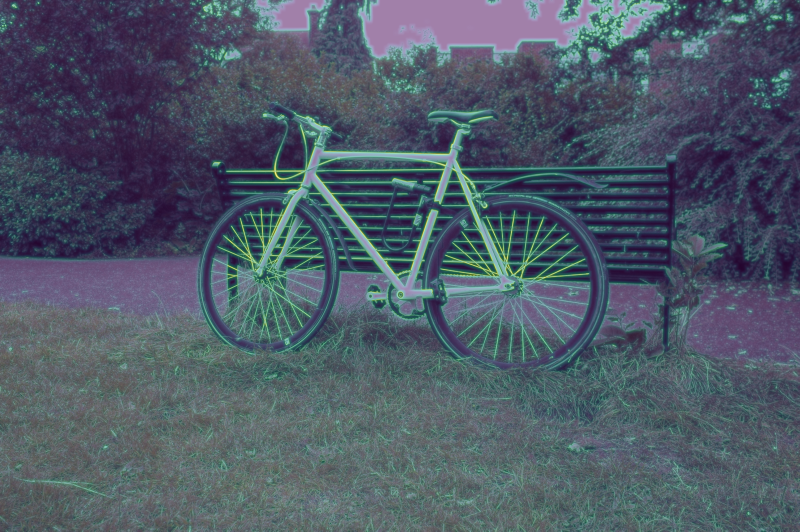
#> input picture paper_experiments/08_mass_aware_vis/mass_aware_overlay.png, 1600 x 1063 px (shown at 1/2 size)
$ python -i visualize_mass_aware.py   (imports and definitions only)
#> lines starting #> are read from the running program, lines starting #| are printed output that depends on the picture
"""
Mass-Aware Densification Visualization Script for GlowGS Paper

Creates an intuitive visualization showing mass-aware weight distribution
overlaid on a rendered image.

Key insight: We use RENDERED image + edge/gradient information as a proxy
for mass-aware weights since actual screen-space radii require full rendering pipeline.

Regions with:
- High gradient + varying opacity → HIGH weight (thin structures like spokes)
- Low gradient + high opacity → LOW weight (large solid regions like ground)

Black & white or heatmap overlay, no title, no legend - suitable for method figure.

Usage:
    python paper_experiments/07_mass_aware/visualize_mass_aware.py
"""

import os
import sys
sys.path.insert(0, os.path.dirname(os.path.dirname(os.path.dirname(os.path.abspath(__file__)))))

import numpy as np
from PIL import Image
from scipy.ndimage import gaussian_filter, sobel
import matplotlib.pyplot as plt
import matplotlib
# [1 line not run here, left out]


def compute_mass_aware_proxy(image_np):
    """
    Compute a proxy for mass-aware weight distribution from a 2D image.

    The key insight of mass-aware densification:
    - High weight for THIN structures (high local gradient, small "radius")
    - Low weight for LARGE solid regions (low gradient, large "radius")

    We approximate this using image gradients:
    - Edge regions → small Gaussians → high weight
    - Flat regions → large Gaussians → low weight (mass penalty)

    Args:
        image_np: [H, W, 3] RGB image in [0, 1]

    Returns:
        weight_map: [H, W] mass-aware weight proxy
        edge_map: [H, W] edge strength
        flatness_map: [H, W] flatness (inverse of edge)
    """
    # Convert to grayscale
    gray = 0.299 * image_np[:,:,0] + 0.587 * image_np[:,:,1] + 0.114 * image_np[:,:,2]

    # Compute edge strength using Sobel
    gx = sobel(gray, axis=1)
    gy = sobel(gray, axis=0)
    edge_mag = np.sqrt(gx**2 + gy**2)

    # Normalize edge to [0, 1]
    edge_norm = (edge_mag - edge_mag.min()) / (edge_mag.max() - edge_mag.min() + 1e-6)

    # Compute local variance as another edge indicator (captures texture)
    from scipy.ndimage import uniform_filter
    local_mean = uniform_filter(gray, size=11)
    local_sqr_mean = uniform_filter(gray**2, size=11)
    local_var = np.maximum(local_sqr_mean - local_mean**2, 0)
    local_std = np.sqrt(local_var)
    local_std_norm = (local_std - local_std.min()) / (local_std.max() - local_std.min() + 1e-6)

    # Combine edge and texture for "detail score"
    detail_score = 0.6 * edge_norm + 0.4 * local_std_norm

    # Mass-aware weight proxy:
    # - Detail regions (edges, texture): HIGH weight → visibility boost dominates
    # - Flat regions (ground, sky): LOW weight → mass penalty dominates
    #
    # Formula interpretation:
    # - In real mass-aware: weight = sqrt(α) / (1 + α*r/τ)
    # - Thin structures: small r → weight ≈ sqrt(α) → high
    # - Large blobs: large r → weight ≈ sqrt(α)/(α*r/τ) → low
    # - Detail score is a proxy for 1/r (inverse of Gaussian size)

    weight_map = detail_score ** 0.8  # Slight gamma for better contrast

    # Smooth slightly for cleaner visualization
    weight_map = gaussian_filter(weight_map, sigma=1)

    return weight_map, edge_norm, 1.0 - edge_norm


def create_heatmap_overlay(image_np, weight_map, alpha=0.6):
    """
    Create a heatmap overlay on the original image.

    Using Nature/Science style colormap (viridis):
    - Low weight → Dark purple/blue
    - High weight → Bright yellow/green
    """
    # Normalize weight to [0, 1]
    w_norm = (weight_map - weight_map.min()) / (weight_map.max() - weight_map.min() + 1e-6)

    # Use viridis colormap (Nature/Science standard, perceptually uniform)
    cmap = plt.cm.viridis
    heatmap = cmap(w_norm)[:, :, :3]  # [H, W, 3] RGB

    # Blend with original image
    overlay = (1 - alpha) * image_np + alpha * heatmap
    overlay = np.clip(overlay, 0, 1)

    return overlay, heatmap


def visualize_mass_aware(image_path, output_dir, image_size=None):
    """
    Generate Mass-Aware weight visualization overlaid on rendered image.
    """
#> called with image_path = 'mass_aware_overlay.png', output_dir = 'out.png'
    os.makedirs(output_dir, exist_ok=True)

    # Load image
    img = Image.open(image_path).convert('RGB')
#> img is the input picture: PIL image 1600x1063 RGB; mean R, G, B 77.8, 89.2, 102.4

    # Optionally resize for faster processing
    if image_size is not None:
        # Maintain aspect ratio
        w, h = img.size
        scale = image_size / max(w, h)
        new_w, new_h = int(w * scale), int(h * scale)
        img = img.resize((new_w, new_h), Image.LANCZOS)

    img_np = np.array(img).astype(np.float32) / 255.0

    print(f"Processing image: {image_path}")
    print(f"Image shape: {img_np.shape}")
#| Image shape: (1063, 1600, 3)

    # Compute mass-aware weight proxy
    print("Computing mass-aware weight proxy...")
    weight_map, edge_map, flatness_map = compute_mass_aware_proxy(img_np)
#> in compute_mass_aware_proxy, `gy = sobel(gray, axis=0)`:
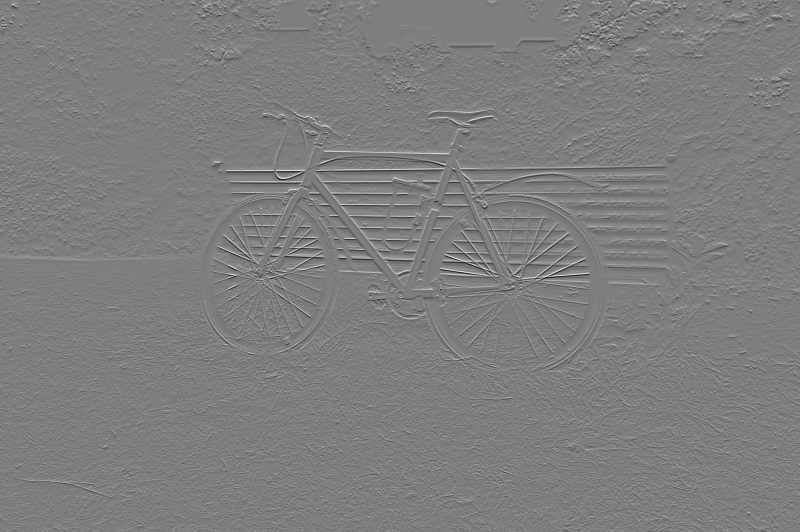
#> gy: shape (1063, 1600) float32 (shown at 1/2 size); min -2.1, max 2.14, mean -0.00022; drawn with min black and max white
#> in compute_mass_aware_proxy, `local_sqr_mean = uniform_filter(gray**2, size=11)`:
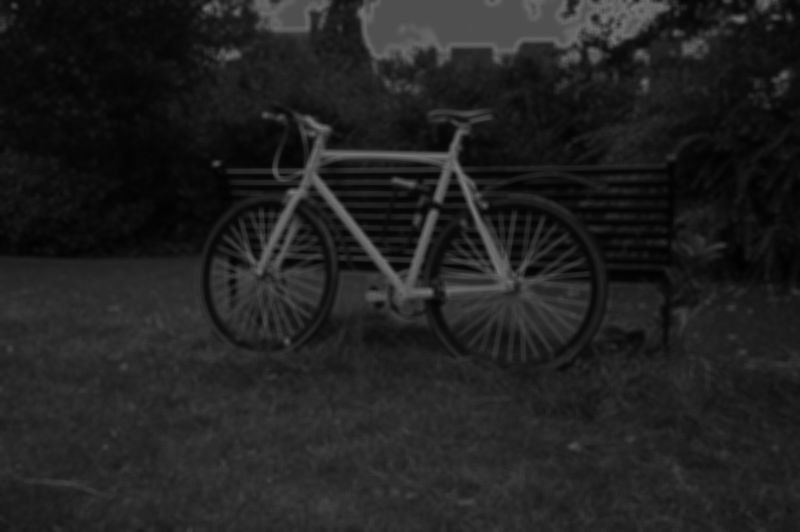
#> local_sqr_mean: shape (1063, 1600) float32 (shown at 1/2 size); min 0.00655, max 0.48, mean 0.131
#> in compute_mass_aware_proxy, `local_var = np.maximum(local_sqr_mean - local_mean**2, 0)`:
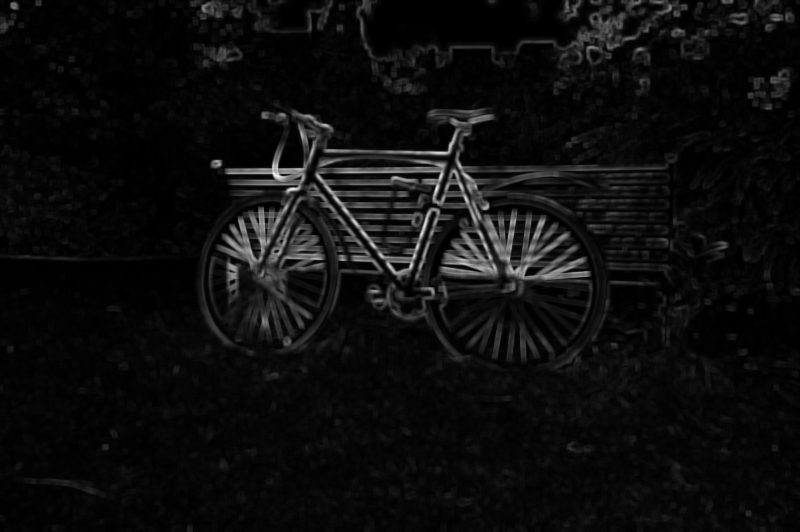
#> local_var: shape (1063, 1600) float32 (shown at 1/2 size); min 0, max 0.0637, mean 0.00348; drawn with min black and max white
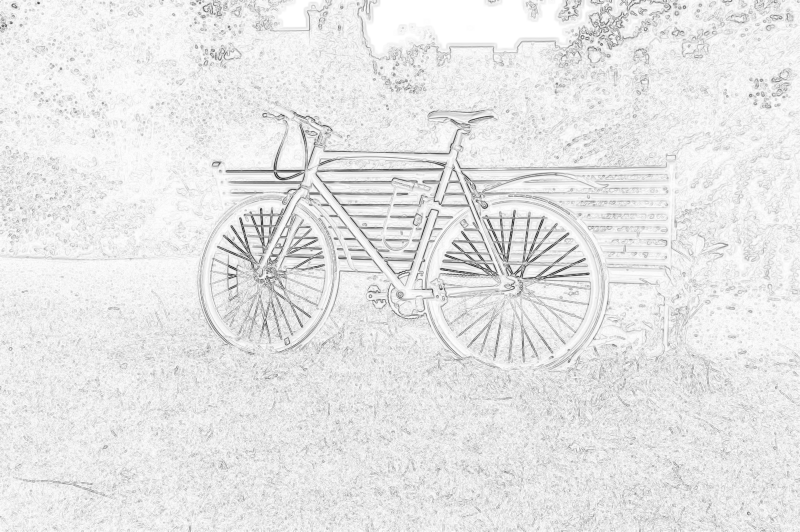
#> flatness_map: shape (1063, 1600) float32 (shown at 1/2 size); min 4.17e-07, max 1, mean 0.905

    # ========================================================================
    # Save only essential visualizations for paper
    # ========================================================================

    # Main output: Heatmap overlay (Nature/Science viridis colormap)
    # This is the most intuitive visualization for method figure
    overlay, heatmap = create_heatmap_overlay(img_np, weight_map, alpha=0.5)
#> in create_heatmap_overlay, `w_norm = (weight_map - weight_map.min()) / (weight_map.max() - weight_..`:
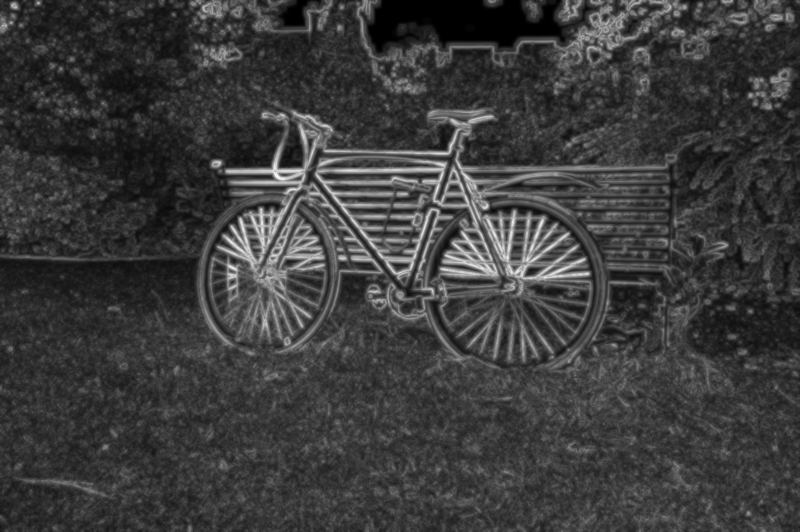
#> w_norm: shape (1063, 1600) float32 (shown at 1/2 size); min 0, max 1, mean 0.236
#> in create_heatmap_overlay, `heatmap = cmap(w_norm)[:, :, :3]`:
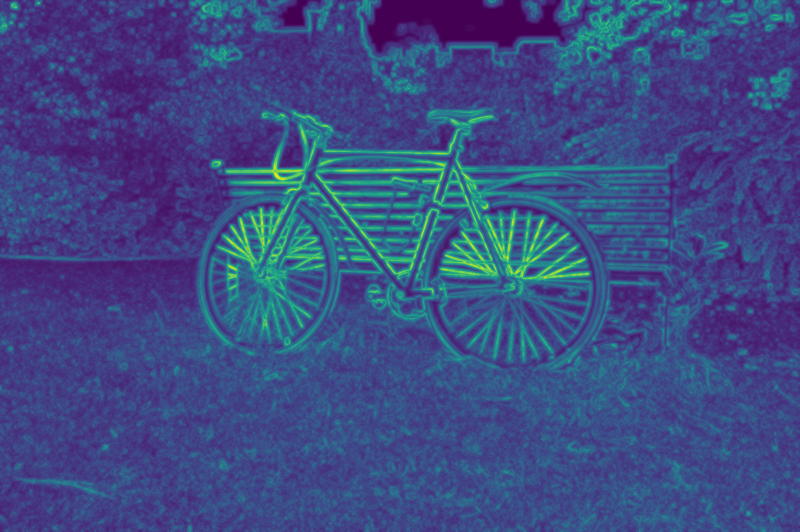
#> heatmap: shape (1063, 1600, 3) float64 (shown at 1/2 size); mean of channels 0, 1, 2 0.241, 0.298, 0.52; drawn as R, G, B
#> in create_heatmap_overlay, `overlay = (1 - alpha) * image_np + alpha * heatmap`:
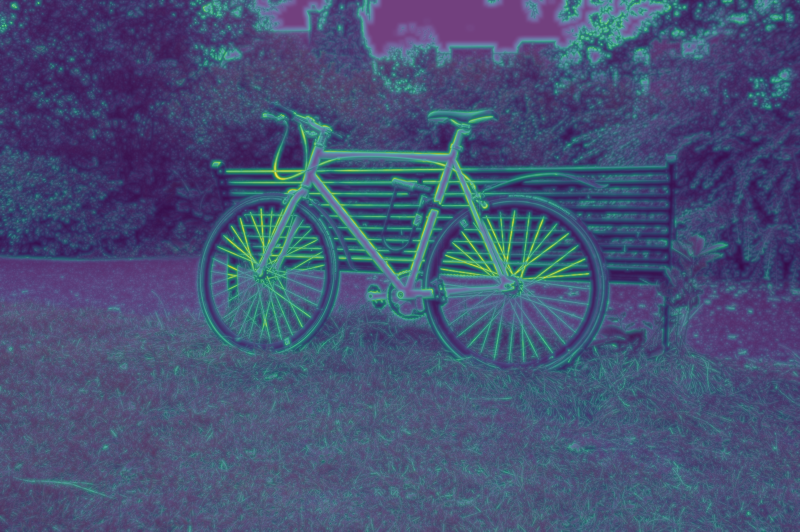
#> overlay: shape (1063, 1600, 3) float64 (shown at 1/2 size); mean R, G, B 0.273, 0.324, 0.461
    overlay_img = (overlay * 255).astype(np.uint8)
    Image.fromarray(overlay_img).save(
        os.path.join(output_dir, 'mass_aware_overlay.png'))

    print(f"\nSaved: {output_dir}/mass_aware_overlay.png")
    print("\n" + "="*60)
    print("Mass-Aware Weight Visualization (viridis colormap)")
    print("="*60)
    print("YELLOW/GREEN regions: High weight (thin structures, edges)")
    print("  → Visibility boost dominates → MORE Gaussians allocated")
    print("PURPLE/BLUE regions: Low weight (large solid regions)")
    print("  → Mass penalty dominates → FEWER Gaussians allocated")


def main():
    # Use the same GT image as edge loss visualization
    # Priority: test GT > original image
    gt_path = "output/bicycle/test/ours_30000/gt/00000.png"
    fallback_path = "data/360_v2/bicycle/images/_DSC8679.JPG"

    if os.path.exists(gt_path):
        image_path = gt_path
    elif os.path.exists(fallback_path):
        image_path = fallback_path
    else:
        print("Error: No image found!")
        print(f"  Tried: {gt_path}")
        print(f"  Tried: {fallback_path}")
        return

    output_dir = "paper_experiments/07_mass_aware"
    visualize_mass_aware(image_path, output_dir, image_size=None)  # Keep original size


# [2 lines not run here, left out]

>>> result = visualize_mass_aware('mass_aware_overlay.png', 'out.png')

$ run again, on paper_experiments/02_geo_comparison/3DGS_error.png
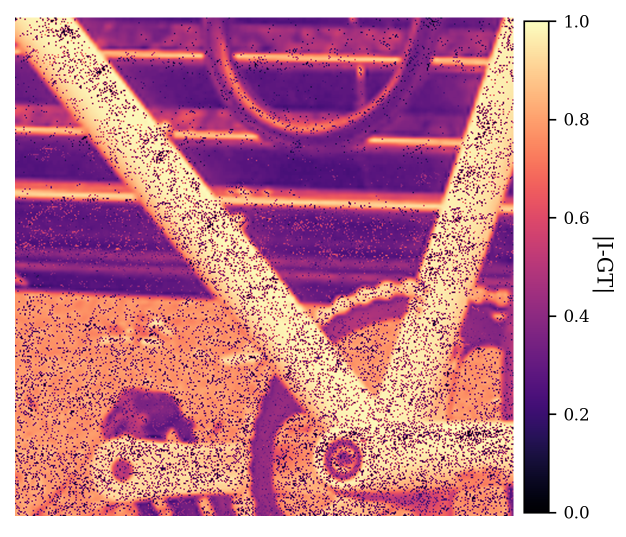
#> input picture paper_experiments/02_geo_comparison/3DGS_error.png, 1251 x 1074 px (shown at 1/2 size)
#| Image shape: (1074, 1251, 3)
#> in create_heatmap_overlay, `heatmap = cmap(w_norm)[:, :, :3]`:
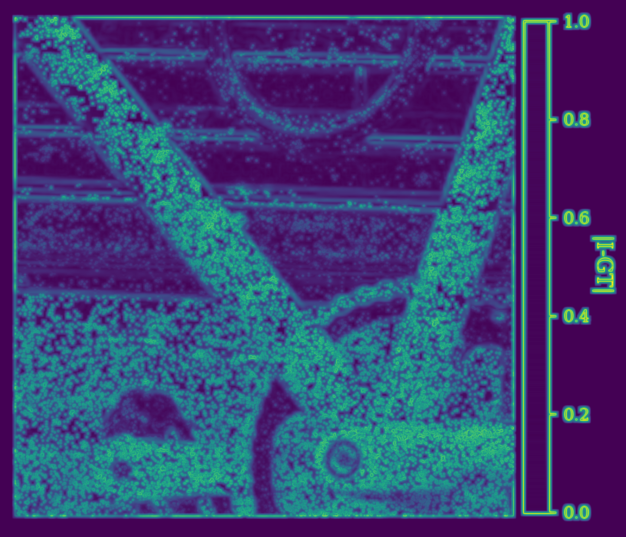
#> heatmap: shape (1074, 1251, 3) float64 (shown at 1/2 size); mean of channels 0, 1, 2 0.233, 0.26, 0.463; drawn as R, G, B
#> in create_heatmap_overlay, `overlay = (1 - alpha) * image_np + alpha * heatmap`:
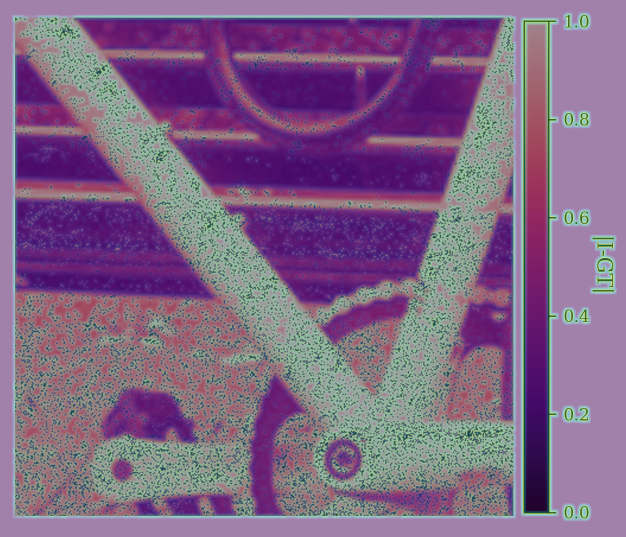
#> overlay: shape (1074, 1251, 3) float64 (shown at 1/2 size); mean R, G, B 0.505, 0.393, 0.53
